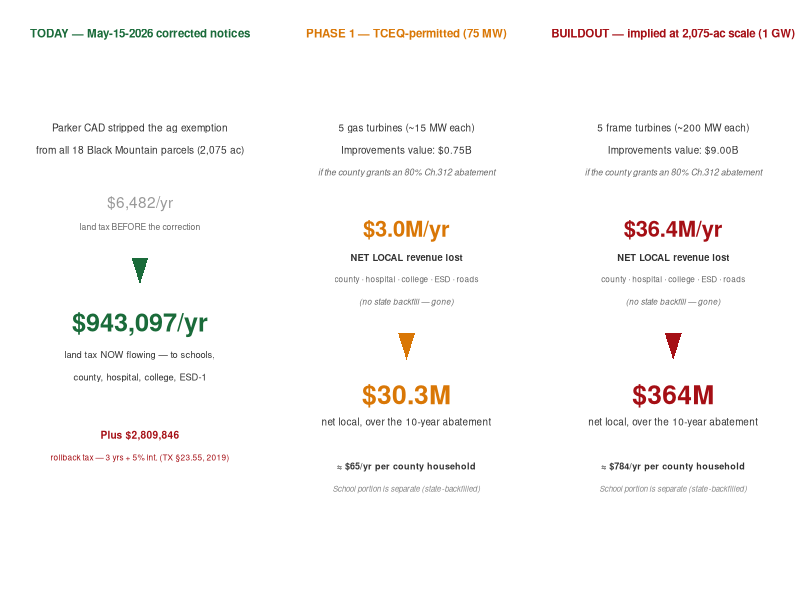
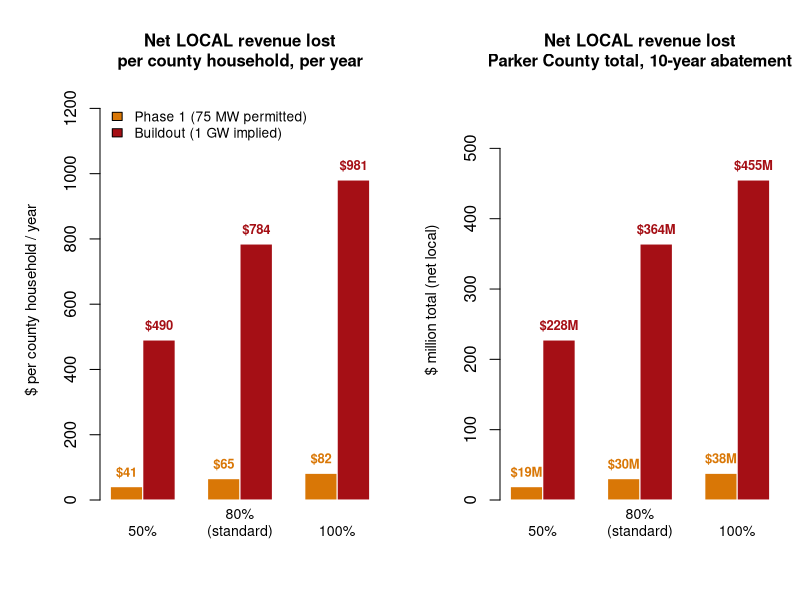

These figures' R source, in order:
#!/usr/bin/env Rscript
# RCO_05f_local_net.R — CORRECTED cost model.
# Separates the NET LOCAL loss (county + special districts, Chapter 312, no
# state backfill) from the SCHOOL portion (Weatherford ISD), which is a
# separate Chapter 313/JETI matter and is largely backfilled by the state
# school-finance formula — therefore NOT a net local loss and NOT this court's
# decision.
#
# Verified basis (TEA / Comptroller / Tax Code):
#   - Tax Code 312.002: school districts CANNOT grant Chapter 312 abatements.
#   - School M&O value limitations (313/JETI) are substantially replaced by
#     state funds via the Foundation School Program. School I&S is not limited.
#   - County, hospital district, ESD, junior college, lateral road (Chapter 312)
#     have NO state backfill — pure local loss.
#
# Outputs (overwrite the briefing's figures):
#   scenario_BM_phases_B.png  — Today / Phase 1 / Buildout, NET LOCAL figures
#   scenario_BM_phases_C.png  — sensitivity: net local loss, Phase 1 vs Buildout

suppressPackageStartupMessages({ library(data.table) })

# ── Anchored Parker CAD reality (land already on the rolls) ────────────────
bm <- fread("bm_parcels_2026.csv")
bm[, has_corrected := any(notice_type == "CORRECTED"), by = prop_id]
bm_live <- rbind(bm[notice_type == "CORRECTED"],
                 bm[!has_corrected & notice_type == "ORIGINAL"])
bm_live <- unique(bm_live, by = "prop_id")
BM_LAND_VAL     <- sum(bm_live$ty_land, na.rm = TRUE)
BM_TAX_LIVE     <- sum(bm_live$tax_at_ly_rate, na.rm = TRUE)
BM_TAX_AG       <- sum(unique(bm[notice_type == "ORIGINAL"], by = "prop_id")$tax_at_ly_rate, na.rm = TRUE)
BM_NEW_LAND_REV <- BM_TAX_LIVE - BM_TAX_AG
# Ag rollback: HB 1743 (eff. 2019-09-01) cut the recapture period from 5 to 3
# years and interest from 7% to 5%. Principal = 3 yrs of the market-vs-ag tax
# difference; 5% statutory interest applies on top (not included in principal).
BM_ROLLBACK     <- BM_NEW_LAND_REV * 3

# ── Rates ──────────────────────────────────────────────────────────────────
# Non-school LOCAL jurisdictions (Chapter 312, NO backfill):
LOCAL_RATES <- c(county = 0.002459, ltr = 0.000533, hos = 0.000895,
                 col = 0.001061, esd1 = 0.001000)
CW_RATE  <- sum(LOCAL_RATES)        # 0.005948  — net local
WE_RATE  <- 0.010342                # Weatherford ISD (school; backfilled M&O)
PA_HH    <- 46404                   # county-wide households (county/hosp/col/ltr/esd)

ABATE_YRS   <- 10
TAXABLE_IMP <- 0.85

phases <- list(
  phase1   = list(short = "Phase 1",  mw = 75,   t_cost = 30,  color = "#d97706"),
  buildout = list(short = "Buildout", mw = 1000, t_cost = 200, color = "#a50f15")
)
DC_CAPEX <- 8.0   # $M/MW
TURBINES <- 5

calc <- function(phase, abate) {
  imp_val  <- (phase$mw * DC_CAPEX + TURBINES * phase$t_cost) * 1e6
  imp_tax  <- imp_val * TAXABLE_IMP
  net_local_yr <- imp_tax * CW_RATE * abate          # no backfill — real local loss
  school_yr    <- imp_tax * WE_RATE * abate          # school: separate / state-backfilled
  # net out the non-school share of the new land revenue already flowing
  land_local_yr <- BM_NEW_LAND_REV * (CW_RATE / (CW_RATE + WE_RATE))
  list(
    imp_val        = imp_val,
    net_local_yr   = net_local_yr,
    net_local_life = net_local_yr * ABATE_YRS,
    net_local_hh   = net_local_yr / PA_HH,
    net_local_hh_life = (net_local_yr / PA_HH) * ABATE_YRS,
    school_yr      = school_yr,
    school_life    = school_yr * ABATE_YRS,
    land_local_yr  = land_local_yr
  )
}

p1 <- calc(phases$phase1,   0.80)
bo <- calc(phases$buildout, 0.80)

# ════════════════════════════════════════════════════════════════════════
# CHART B — Today / Phase 1 / Buildout, NET LOCAL figures
# ════════════════════════════════════════════════════════════════════════
png("scenario_BM_phases_B.png", width = 2400, height = 1300, res = 170)
layout(matrix(c(1, 2, 3), nrow = 1))
par(family = "sans")

# COLUMN 1 — TODAY
par(mar = c(4, 2, 5, 1))
plot(NA, xlim = c(0, 10), ylim = c(0, 10), axes = FALSE, xlab = "", ylab = "",
     main = "TODAY — May-15-2026 corrected notices",
     cex.main = 1.05, font.main = 2, col.main = "#1a6b3a")
text(5, 9.0, "Parker CAD stripped the ag exemption", cex = 0.92, col = "#333333")
text(5, 8.5, "from all 18 Black Mountain parcels (2,075 ac)", cex = 0.92, col = "#333333")
text(5, 7.3, sprintf("$%s/yr", format(round(BM_TAX_AG), big.mark = ",")), cex = 1.4, col = "#999999")
text(5, 6.8, "land tax BEFORE the correction", cex = 0.78, col = "#666666")
polygon(c(4.6, 5.4, 5.0), c(6.1, 6.1, 5.5), col = "#1a6b3a", border = NA)
text(5, 4.6, sprintf("$%s/yr", format(round(BM_TAX_LIVE), big.mark = ",")),
     cex = 2.3, font = 2, col = "#1a6b3a")
text(5, 3.9, "land tax NOW flowing — to schools,", cex = 0.85, col = "#333333")
text(5, 3.4, "county, hospital, college, ESD-1", cex = 0.85, col = "#333333")
text(5, 2.1, sprintf("Plus $%s", format(round(BM_ROLLBACK), big.mark = ",")),
     cex = 0.92, font = 2, col = "#a50f15")
text(5, 1.6, "rollback tax — 3 yrs + 5% int. (TX §23.55, 2019)", cex = 0.75, col = "#a50f15")

# COLUMN 2 — PHASE 1
draw_phase <- function(p, label, sub, color) {
  par(mar = c(4, 2, 5, 1))
  plot(NA, xlim = c(0, 10), ylim = c(0, 10), axes = FALSE, xlab = "", ylab = "",
       main = label, cex.main = 1.05, font.main = 2, col.main = color)
  text(5, 9.0, sub, cex = 0.9, col = "#333333")
  text(5, 8.5, sprintf("Improvements value: $%.2fB", p$imp_val / 1e9), cex = 0.9, col = "#333333")
  text(5, 8.0, "if the county grants an 80% Ch.312 abatement", cex = 0.8, font = 3, col = "#666666")
  text(5, 6.7, sprintf("$%.1fM/yr", p$net_local_yr / 1e6), cex = 2.0, font = 2, col = color)
  text(5, 6.1, "NET LOCAL revenue lost", cex = 0.85, font = 2, col = "#333333")
  text(5, 5.6, "county · hospital · college · ESD · roads", cex = 0.74, col = "#666666")
  text(5, 5.1, "(no state backfill — gone)", cex = 0.74, font = 3, col = "#666666")
  polygon(c(4.6, 5.4, 5.0), c(4.4, 4.4, 3.8), col = color, border = NA)
  text(5, 3.0, sprintf("$%sM", format(round(p$net_local_life / 1e6, 1), big.mark = ",")),
       cex = 2.4, font = 2, col = color)
  text(5, 2.4, sprintf("net local, over the %d-year abatement", ABATE_YRS), cex = 0.9, col = "#333333")
  text(5, 1.4, sprintf("≈ $%s/yr per county household", format(round(p$net_local_hh), big.mark = ",")),
       cex = 0.82, font = 2, col = "#333333")
  text(5, 0.9, "School portion is separate (state-backfilled)", cex = 0.72, font = 3, col = "#888888")
}
draw_phase(p1, "PHASE 1 — TCEQ-permitted (75 MW)", "5 gas turbines (~15 MW each)", phases$phase1$color)
draw_phase(bo, "BUILDOUT — implied at 2,075-ac scale (1 GW)", "5 frame turbines (~200 MW each)", phases$buildout$color)

mtext("NET LOCAL = county + hospital + junior college + ESD + lateral road (Chapter 312, no state backfill). School district (Weatherford ISD) is a separate Chapter 313/JETI matter, largely backfilled by the state — not counted here. Sources: Parker CAD May-15-2026 · WE-area 2025 rates · 80% abatement assumption.",
      side = 1, line = 0.4, cex = 0.62, col = "#666666", outer = TRUE)
dev.off()
cat("Wrote scenario_BM_phases_B.png\n")

# ════════════════════════════════════════════════════════════════════════
# CHART C — sensitivity: NET LOCAL loss, Phase 1 vs Buildout
# ════════════════════════════════════════════════════════════════════════
abates    <- c(0.50, 0.80, 1.00)
abate_lbl <- c("50%", "80%\n(standard)", "100%")
p1s <- lapply(abates, function(a) calc(phases$phase1, a))
bos <- lapply(abates, function(a) calc(phases$buildout, a))

p1_hh   <- sapply(p1s, function(r) r$net_local_hh)
bo_hh   <- sapply(bos, function(r) r$net_local_hh)
p1_life <- sapply(p1s, function(r) r$net_local_life)
bo_life <- sapply(bos, function(r) r$net_local_life)

png("scenario_BM_phases_C.png", width = 2400, height = 1300, res = 170)
layout(matrix(c(1, 2), nrow = 1), widths = c(1, 1))
col_p1 <- phases$phase1$color; col_bo <- phases$buildout$color
par(family = "sans")

# PANEL 1 — net local loss per county household per year
par(mar = c(5, 5, 5, 1))
mat <- rbind(p1_hh, bo_hh)
bp <- barplot(mat, beside = TRUE, names.arg = abate_lbl,
              col = c(col_p1, col_bo), border = "white",
              ylim = c(0, max(mat) * 1.25),
              main = "Net LOCAL revenue lost\nper county household, per year",
              ylab = "$ per county household / year", cex.main = 1.0, cex.names = 0.85, cex.lab = 0.9)
text(bp[1, ], p1_hh, sprintf("$%s", format(round(p1_hh), big.mark = ",")), pos = 3, cex = 0.78, font = 2, col = col_p1)
text(bp[2, ], bo_hh, sprintf("$%s", format(round(bo_hh), big.mark = ",")), pos = 3, cex = 0.78, font = 2, col = col_bo)
legend("topleft", legend = c("Phase 1 (75 MW permitted)", "Buildout (1 GW implied)"),
       fill = c(col_p1, col_bo), bty = "n", cex = 0.82)

# PANEL 2 — aggregate net local loss, 10-year
par(mar = c(5, 5, 5, 1))
mat <- rbind(p1_life / 1e6, bo_life / 1e6)
bp <- barplot(mat, beside = TRUE, names.arg = abate_lbl,
              col = c(col_p1, col_bo), border = "white",
              ylim = c(0, max(mat) * 1.25),
              main = "Net LOCAL revenue lost\nParker County total, 10-year abatement",
              ylab = "$ million total (net local)", cex.main = 1.0, cex.names = 0.85, cex.lab = 0.9)
text(bp[1, ], p1_life / 1e6, sprintf("$%.0fM", p1_life / 1e6), pos = 3, cex = 0.78, font = 2, col = col_p1)
text(bp[2, ], bo_life / 1e6, sprintf("$%.0fM", bo_life / 1e6), pos = 3, cex = 0.78, font = 2, col = col_bo)

mtext("Net local loss = county + hospital + junior college + ESD + lateral road foregone revenue (Chapter 312, no state backfill). Excludes the school-district portion, which is a separate state-backfilled JETI matter. Phase 1 = 75 MW permitted; Buildout = 1 GW implied at 2,075-ac scale.",
      side = 1, line = 0.4, cex = 0.62, col = "#666666", outer = TRUE)
dev.off()
cat("Wrote scenario_BM_phases_C.png\n")

# ── Print the numbers for the briefing ─────────────────────────────────────
cat(sprintf("\nAg rollback (3 yrs, principal, +5%% interest on top): $%s\n",
            format(round(BM_ROLLBACK), big.mark = ",")))
cat("\n══ CORRECTED — NET LOCAL loss (county + special districts, 80% abatement) ══\n")
cat(sprintf("Phase 1   : $%.2fM/yr  |  $%.1fM over 10yr  |  $%.0f/yr per county HH  ($%s/10yr)\n",
            p1$net_local_yr/1e6, p1$net_local_life/1e6, p1$net_local_hh,
            format(round(p1$net_local_hh_life), big.mark=",")))
cat(sprintf("Buildout  : $%.2fM/yr  |  $%.0fM over 10yr  |  $%.0f/yr per county HH  ($%s/10yr)\n",
            bo$net_local_yr/1e6, bo$net_local_life/1e6, bo$net_local_hh,
            format(round(bo$net_local_hh_life), big.mark=",")))
cat(sprintf("\nSchool portion (separate, state-backfilled, NOT local loss):\n"))
cat(sprintf("Phase 1 school ~$%.1fM/10yr  |  Buildout school ~$%.0fM/10yr\n",
            p1$school_life/1e6, bo$school_life/1e6))
cat(sprintf("\nCheck: total (local+school) Buildout 10yr = $%.0fM  (prior model said ~$1.0B)\n",
            (bo$net_local_life + bo$school_life)/1e6))
